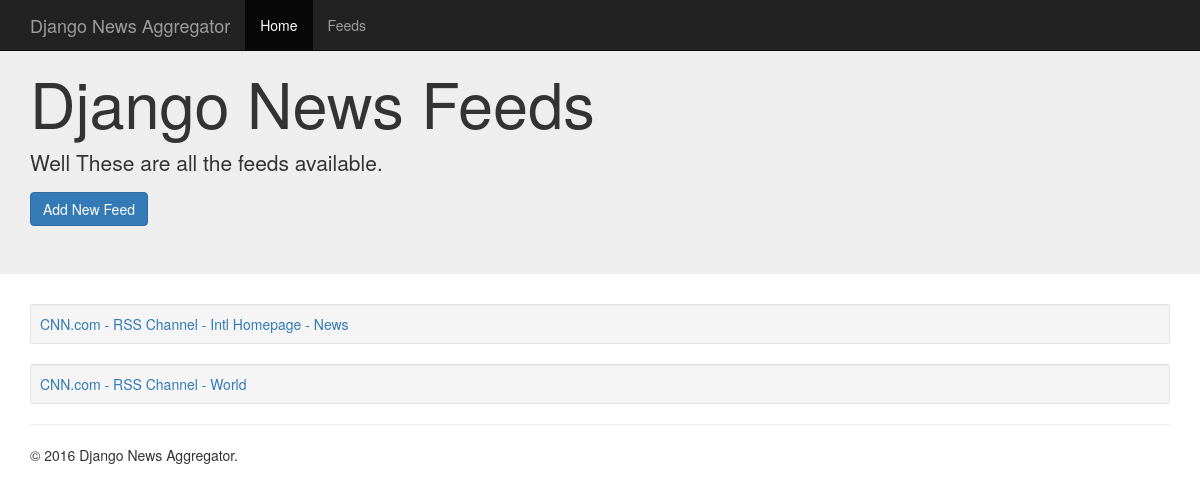
Before: /news/feeds/ with the older database file.
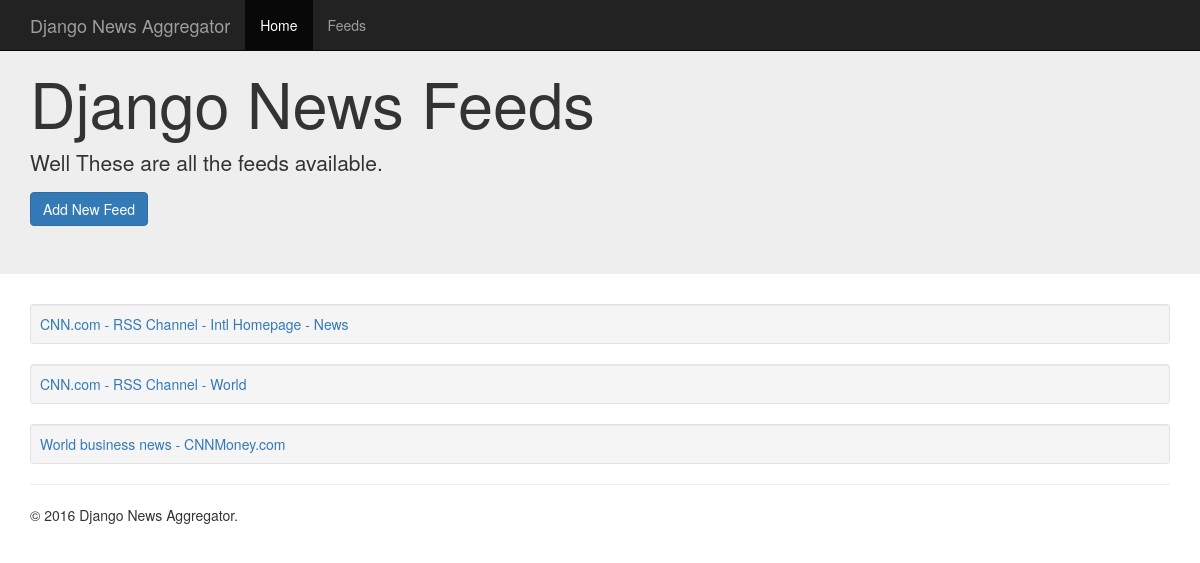
After: the same page with the newer database file.
### news/models.py (models this page shows, shortened)
class Feed(models.Model):
    title = models.CharField(max_length=200)
    url = models.URLField()
    is_active = models.BooleanField(default=False)

### news/views.py (the view)
def feeds_list(request):
    feeds = Feed.objects.all()
    return render(request,'news/feeds_list.html',{'feeds':feeds})

### news/templates/news/feeds_list.html (shortened to what this page needs)
{%extends 'news/base.html'%}
{%block jumbotron_content%}
    <div class="container">
        <h1>Django News Feeds</h1>
        <p>Well These are all the feeds available.</p>
        <a href="{%url 'new_feed' %}" class="btn btn-primary">Add New Feed</a>
      </div>
{%endblock%}
{%block main_content%}
    {%for feed in feeds%}
    <div class="well well-sm">
        <a href="{%url 'articles_list_of_a_feed' feed.title%}">{{feed.title}}</a>
    </div>
    {%endfor%}
{%endblock%}

Changed rows visible on the page:
added Feed: title "World business news - CNNMoney.com"
